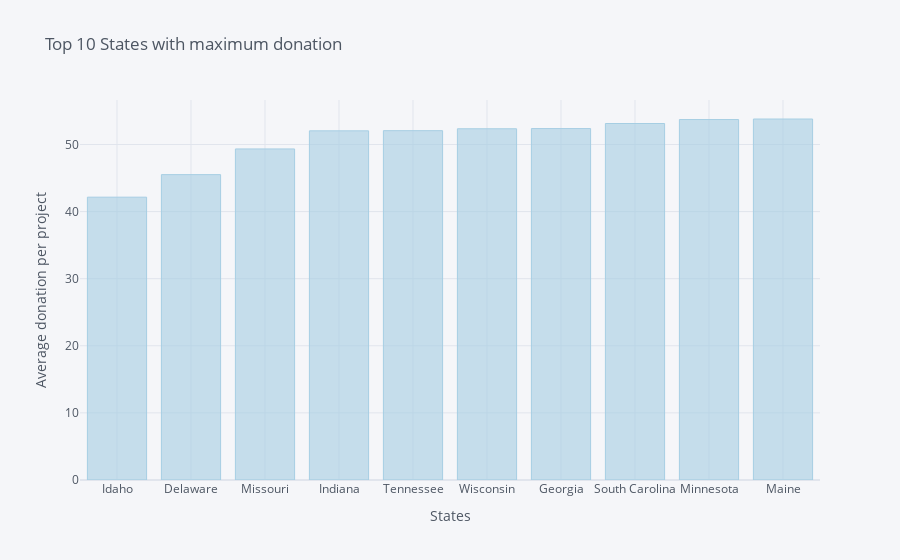

Notebook code cell kept with this figure:
### Code cell
s2.iplot(kind = 'bar', xTitle = 'States', yTitle = 'Average donation per project', 
        title = 'Top 10 States with maximum donation', colorscale='paired')

### Figure 1 — Plotly figure (JSON) as saved in the notebook; plotly's stock layout.template omitted (floating-point values rounded to 4 significant figures)
{"data": [{"marker": {"color": "rgba(166, 206, 227, 0.6)", "line": {"color": "rgba(166, 206, 227, 1.0)", "width": 1}}, "name": "Donation Amount", "orientation": "v", "text": "", "type": "bar", "x": ["Idaho", "Delaware", "Missouri", "Indiana", "Tennessee", "Wisconsin", "Georgia", "South Carolina", "Minnesota", "Maine"], "y": [42.15, 45.51, 49.33, 52.03, 52.06, 52.34, 52.37, 53.12, 53.71, 53.8]}], "layout": {"legend": {"bgcolor": "#F5F6F9", "font": {"color": "#4D5663"}}, "paper_bgcolor": "#F5F6F9", "plot_bgcolor": "#F5F6F9", "title": {"font": {"color": "#4D5663"}, "text": "Top 10 States with maximum donation"}, "xaxis": {"gridcolor": "#E1E5ED", "showgrid": true, "tickfont": {"color": "#4D5663"}, "title": {"font": {"color": "#4D5663"}, "text": "States"}, "zerolinecolor": "#E1E5ED"}, "yaxis": {"gridcolor": "#E1E5ED", "showgrid": true, "tickfont": {"color": "#4D5663"}, "title": {"font": {"color": "#4D5663"}, "text": "Average donation per project"}, "zerolinecolor": "#E1E5ED"}}}
